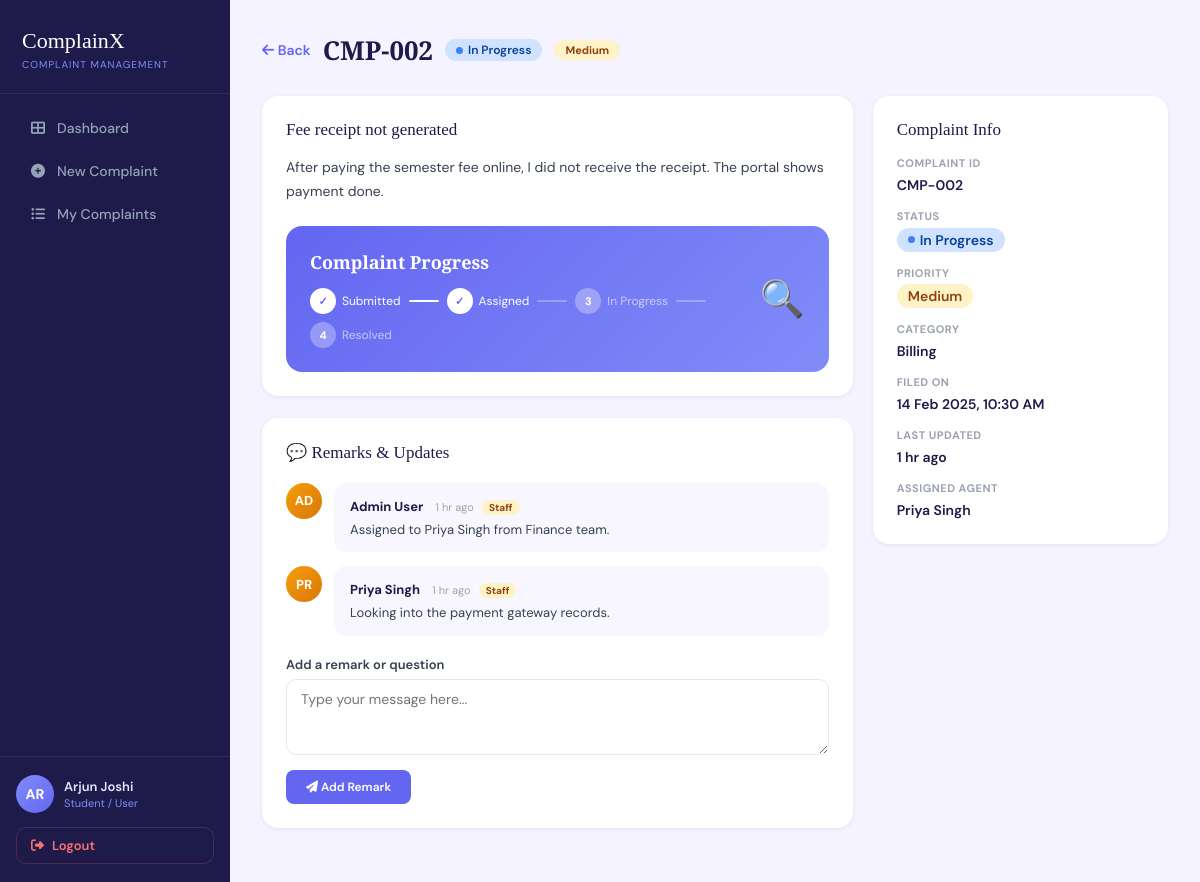
/user/view_complaint.php?id=2 (signed in), run on the app's committed database.
### tables this page shows
CREATE TABLE IF NOT EXISTS complaints (
    id INT AUTO_INCREMENT PRIMARY KEY,
    complaint_no VARCHAR(20) NOT NULL UNIQUE,
    user_id INT NOT NULL,
    title VARCHAR(255) NOT NULL,
    category_id INT NOT NULL,
    description TEXT NOT NULL,
    attachment VARCHAR(255) DEFAULT NULL,
    priority ENUM('Low','Medium','High') DEFAULT 'Medium',
    status ENUM('Pending','In Progress','Resolved','Closed') DEFAULT 'Pending',
    agent_id INT DEFAULT NULL,
    created_at DATETIME DEFAULT CURRENT_TIMESTAMP,
    updated_at DATETIME DEFAULT CURRENT_TIMESTAMP ON UPDATE CURRENT_TIMESTAMP,
    FOREIGN KEY (user_id) REFERENCES users(id) ON DELETE CASCADE,
    FOREIGN KEY (category_id) REFERENCES categories(id),
    FOREIGN KEY (agent_id) REFERENCES users(id) ON DELETE SET NULL
);

CREATE TABLE IF NOT EXISTS remarks (
    id INT AUTO_INCREMENT PRIMARY KEY,
    complaint_id INT NOT NULL,
    user_id INT NOT NULL,
    comment TEXT NOT NULL,
    created_at DATETIME DEFAULT CURRENT_TIMESTAMP,
    FOREIGN KEY (complaint_id) REFERENCES complaints(id) ON DELETE CASCADE,
    FOREIGN KEY (user_id) REFERENCES users(id) ON DELETE CASCADE
);

CREATE TABLE IF NOT EXISTS users (
    id INT AUTO_INCREMENT PRIMARY KEY,
    name VARCHAR(100) NOT NULL,
    email VARCHAR(150) NOT NULL UNIQUE,
    password VARCHAR(255) NOT NULL,
    phone VARCHAR(15),
    role ENUM('user','admin','agent') DEFAULT 'user',
    created_at DATETIME DEFAULT CURRENT_TIMESTAMP
);

CREATE TABLE IF NOT EXISTS categories (
    id INT AUTO_INCREMENT PRIMARY KEY,
    name VARCHAR(100) NOT NULL
);

### user/view_complaint.php (the view, shortened to what this page needs)
<?php
require_once '../config/db.php';
require_once '../includes/functions.php';
$id  = (int)($_GET['id'] ?? 0);
$uid = $_SESSION['user_id'];
$stmt = $conn->prepare("
    SELECT c.*, cat.name as category_name, u.name as agent_name, u.email as agent_email
    FROM complaints c
    LEFT JOIN categories cat ON c.category_id = cat.id
    LEFT JOIN users u ON c.agent_id = u.id
    WHERE c.id = ? AND c.user_id = ?
");
$stmt->bind_param("ii", $id, $uid);
$stmt->execute();
$complaint = $stmt->get_result()->fetch_assoc();
$remarks = $conn->query("
    SELECT r.*, u.name as author_name, u.role as author_role
    FROM remarks r
    JOIN users u ON r.user_id = u.id
    WHERE r.complaint_id = $id
    ORDER BY r.created_at ASC
");
$steps = ['Pending' => 0, 'In Progress' => 1, 'Resolved' => 2, 'Closed' => 3];
$currentStep = $steps[$complaint['status']] ?? 0;
$stepLabels  = ['Submitted', 'Assigned', 'In Progress', 'Resolved'];
?>
<!DOCTYPE html>
<html lang="en">
<head>
<link rel="stylesheet" href="../assets/css/style.css">
<link rel="stylesheet" href="https://cdnjs.cloudflare.com/ajax/libs/font-awesome/6.4.0/css/all.min.css">
</head>
<body>
<div class="app-wrapper">
<?php require_once '../includes/sidebar_user.php'; ?>
<div class="main-content">
    <div class="page-header">
        <div style="display:flex;align-items:center;gap:12px;flex-wrap:wrap;">
            <a href="my_complaints.php" style="color:#6366f1;font-size:14px;font-weight:600;text-decoration:none;">
                <i class="fas fa-arrow-left"></i> Back
            </a>
            <h2 style="margin-bottom:0;"><?= htmlspecialchars($complaint['complaint_no']) ?></h2>
            <?= getStatusBadge($complaint['status']) ?>
            <?= getPriorityBadge($complaint['priority']) ?>
        </div>
    </div>
    <div style="display:grid;grid-template-columns:2fr 1fr;gap:20px;">
        <div>
            <div class="card-box">
                <div class="card-title" style="margin-bottom:16px;"><?= htmlspecialchars($complaint['title']) ?></div>
                <p style="color:#374151;font-size:14px;line-height:1.7;margin-bottom:20px;"><?= nl2br(htmlspecialchars($complaint['description'])) ?></p>
                <div class="tracker-banner" style="margin-top:22px;">
                    <div>
                        <div class="tracker-title">Complaint Progress</div>
                        <div class="tracker-steps" style="margin-top:14px;">
                        <?php foreach ($stepLabels as $i => $label): ?>
                            <div class="tracker-step">
                                <div class="step-circle <?= $i <= $currentStep ? 'done' : 'todo' ?>">
                                    <?= $i <= $currentStep ? '✓' : ($i + 1) ?>
                                </div>
                                <span class="step-label" style="opacity:<?= $i <= $currentStep ? '1' : '.6' ?>;"><?= $label ?></span>
                            </div>
                            <?php if ($i < 3): ?>
                            <span class="step-line <?= $i < $currentStep ? 'done-line' : 'todo-line' ?>"></span>
                            <?php endif; ?>
                        <?php endforeach; ?>
                        </div>
                    </div>
                    <div style="font-size:36px;">🔍</div>
                </div>
            </div>
            <div class="card-box">
                <div class="card-title" style="margin-bottom:20px;">💬 Remarks & Updates</div>
                <?php if ($remarks->num_rows > 0): ?>
                <div class="remark-thread" style="margin-bottom:20px;">
                <?php while ($r = $remarks->fetch_assoc()): ?>
                    <div class="remark-item">
                        <div class="remark-avatar <?= in_array($r['author_role'],['admin','agent']) ? 'admin' : '' ?>">
                            <?= strtoupper(substr($r['author_name'], 0, 2)) ?>
                        </div>
                        <div class="remark-body">
                            <span class="remark-author"><?= htmlspecialchars($r['author_name']) ?></span>
                            <span class="remark-time"><?= timeAgo($r['created_at']) ?></span>
                            <?php if (in_array($r['author_role'],['admin','agent'])): ?>
                            <span style="font-size:10px;background:#fef3c7;color:#92400e;padding:1px 7px;border-radius:10px;font-weight:700;margin-left:4px;">Staff</span>
                            <?php endif; ?>
                            <div class="remark-text"><?= nl2br(htmlspecialchars($r['comment'])) ?></div>
                        </div>
                    </div>
                <?php endwhile; ?>
                </div>
                <?php else: ?>
                <p style="color:#9ca3af;font-size:14px;margin-bottom:20px;">No remarks yet.</p>
                <?php endif; ?>
                <?php if (!in_array($complaint['status'], ['Closed','Resolved'])): ?>
                <form method="POST">
                    <label class="form-label">Add a remark or question</label>
                    <textarea name="comment" class="form-control-cx" rows="3" placeholder="Type your message here..."></textarea>
                    <button type="submit" name="add_remark" class="btn-sm-cx btn-save" style="margin-top:10px;padding:9px 20px;">
                        <i class="fas fa-paper-plane"></i> Add Remark
                    </button>
                </form>
                <?php endif; ?>
            </div>
        </div>
        <div>
            <div class="card-box">
                <div class="card-title" style="margin-bottom:16px;">Complaint Info</div>
                <div style="display:flex;flex-direction:column;gap:14px;">
                    <div class="detail-item"><label>Complaint ID</label><span class="id-badge" style="font-size:14px;"><?= $complaint['complaint_no'] ?></span></div>
                    <div class="detail-item"><label>Status</label><?= getStatusBadge($complaint['status']) ?></div>
                    <div class="detail-item"><label>Priority</label><?= getPriorityBadge($complaint['priority']) ?></div>
                    <div class="detail-item"><label>Category</label><span><?= $complaint['category_name'] ?></span></div>
                    <div class="detail-item"><label>Filed On</label><span><?= date('d M Y, h:i A', strtotime($complaint['created_at'])) ?></span></div>
                    <div class="detail-item"><label>Last Updated</label><span><?= timeAgo($complaint['updated_at']) ?></span></div>
                    <div class="detail-item"><label>Assigned Agent</label><span><?= $complaint['agent_name'] ?? '— Unassigned' ?></span></div>
                </div>
            </div>
        </div>
    </div>
</div>
</div>
</body>
</html>

### includes/functions.php (shortened to what this page needs)
<?php
function getStatusBadge($status) {
    $map = [
        'Pending'     => ['bg' => '#fff3cd', 'color' => '#856404', 'dot' => '#f5a623'],
        'In Progress' => ['bg' => '#cfe2ff', 'color' => '#084298', 'dot' => '#3b82f6'],
        'Resolved'    => ['bg' => '#d1e7dd', 'color' => '#0a3622', 'dot' => '#22c55e'],
        'Closed'      => ['bg' => '#e2e3e5', 'color' => '#41464b', 'dot' => '#6b7280'],
    ];
    $s = $map[$status] ?? $map['Pending'];
    return "<span class='status-badge' style='background:{$s['bg']};color:{$s['color']};'>
                <span style='background:{$s['dot']};'></span>{$status}
            </span>";
}
function getPriorityBadge($priority) {
    $map = [
        'High'   => ['bg' => '#fee2e2', 'color' => '#991b1b'],
        'Medium' => ['bg' => '#fef3c7', 'color' => '#92400e'],
        'Low'    => ['bg' => '#f0fdf4', 'color' => '#166534'],
    ];
    $p = $map[$priority] ?? $map['Medium'];
    return "<span class='priority-badge' style='background:{$p['bg']};color:{$p['color']};'>{$priority}</span>";
}
function timeAgo($datetime) {
    $now  = new DateTime();
    $ago  = new DateTime($datetime);
    $diff = $now->diff($ago);
    if ($diff->d == 0) {
        return $diff->h . " hr ago";
    }
    return date('d M Y', strtotime($datetime));
}
?>

### assets/css/style.css (style rules this page uses)
*, *::before, *::after { box-sizing: border-box; margin: 0; padding: 0; }
body { font-family: 'DM Sans', sans-serif; background: #f4f3ff; color: #1e1b4b; min-height: 100vh; }
.app-wrapper { display: flex; min-height: 100vh; }
.main-content { flex: 1; padding: 32px; overflow-y: auto; max-height: 100vh; }
.page-header { margin-bottom: 28px; }
.page-header h2 { font-family: 'Playfair Display', serif; font-size: 26px; color: #1e1b4b; margin-bottom: 4px; }
.card-box { background: #fff; border-radius: 16px; padding: 24px; box-shadow: 0 1px 4px rgba(0,0,0,.07); margin-bottom: 22px; animation: fadeIn .4s ease; }
.card-title { font-family: 'Playfair Display', serif; font-size: 17px; color: #1e1b4b; }
.status-badge { display: inline-flex; align-items: center; gap: 5px; border-radius: 20px; padding: 3px 11px; font-size: 12px; font-weight: 600; white-space: nowrap; }
.status-badge span { width: 7px; height: 7px; border-radius: 50%; display: inline-block; flex-shrink: 0; }
.priority-badge { display: inline-block; border-radius: 20px; padding: 3px 11px; font-size: 11px; font-weight: 700; white-space: nowrap; }
.id-badge { font-weight: 700; color: #6366f1; font-size: 12px; }
.form-label { font-size: 13px; font-weight: 600; color: #374151; margin-bottom: 6px; display: block; }
.form-control-cx, .form-select-cx { width: 100%; padding: 10px 14px; border: 1.5px solid #e5e7eb; border-radius: 10px; font-size: 14px; font-family: 'DM Sans', sans-serif; outline: none; transition: border-color .2s; background: #fff; color: #1e1b4b; }
textarea.form-control-cx { resize: vertical; }
.btn-sm-cx { padding: 6px 14px; border-radius: 8px; font-size: 12px; font-weight: 600; cursor: pointer; border: none; font-family: 'DM Sans', sans-serif; text-decoration: none; display: inline-block; }
.btn-save { background: #6366f1; color: #fff; }
.tracker-banner { background: linear-gradient(135deg, #6366f1, #818cf8); border-radius: 16px; padding: 24px; color: #fff; display: flex; justify-content: space-between; align-items: center; margin-top: 22px; }
.tracker-title { font-family: 'Playfair Display', serif; font-size: 18px; font-weight: 700; }
.tracker-steps { display: flex; gap: 8px; align-items: center; margin-top: 16px; flex-wrap: wrap; }
.tracker-step { display: flex; align-items: center; gap: 6px; }
.step-circle { width: 26px; height: 26px; border-radius: 50%; display: flex; align-items: center; justify-content: center; font-size: 11px; font-weight: 800; flex-shrink: 0; }
.step-circle.done { background: #fff; color: #6366f1; }
.step-circle.todo { background: rgba(255,255,255,.3); color: #fff; }
.step-label { font-size: 12px; }
.step-line { width: 30px; height: 2px; border-radius: 2px; }
.step-line.done-line { background: #fff; }
.step-line.todo-line { background: rgba(255,255,255,.3); }
.remark-thread { display: flex; flex-direction: column; gap: 14px; }
.remark-item { display: flex; gap: 12px; animation: fadeIn .3s ease; }
.remark-avatar { width: 36px; height: 36px; border-radius: 50%; flex-shrink: 0; background: linear-gradient(135deg,#818cf8,#6366f1); display: flex; align-items: center; justify-content: center; font-weight: 700; color: #fff; font-size: 13px; }
.remark-avatar.admin { background: linear-gradient(135deg,#f59e0b,#d97706); }
.remark-body { background: #f8f7ff; border-radius: 12px; padding: 12px 16px; flex: 1; }
.remark-author { font-weight: 700; font-size: 13px; color: #1e1b4b; }
.remark-time { font-size: 11px; color: #9ca3af; margin-left: 8px; }
.remark-text { font-size: 13px; color: #374151; margin-top: 4px; line-height: 1.6; }
.detail-item label { font-size: 11px; font-weight: 700; color: #9ca3af; text-transform: uppercase; letter-spacing: .5px; display: block; margin-bottom: 4px; }
.detail-item span { font-size: 14px; font-weight: 600; color: #1e1b4b; }

### data on the page
complaints: complaint_no "CMP-002", status "In Progress In Progress", priority "Medium Medium", title "Fee receipt not generated", description "After paying the semester fee online, I did not receive the receipt. The portal shows payment done.", category.name "Billing", created_at "14 Feb 2025, 10:30 AM", updated_at "1 hr ago", agent.name "Priya Singh"
remarks: user.name "AD", user.name "Admin User", created_at "1 hr ago", comment "Assigned to Priya Singh from Finance team."
remarks: user.name "PR", user.name "Priya Singh", created_at "1 hr ago", comment "Looking into the payment gateway records."

### other printed values
substr($_SESSION['name'], 0, 2) "AR"
$_SESSION['name'] "Arjun Joshi"
$label "Submitted"
$label "Assigned"
$label "In Progress"
$label "Resolved"
